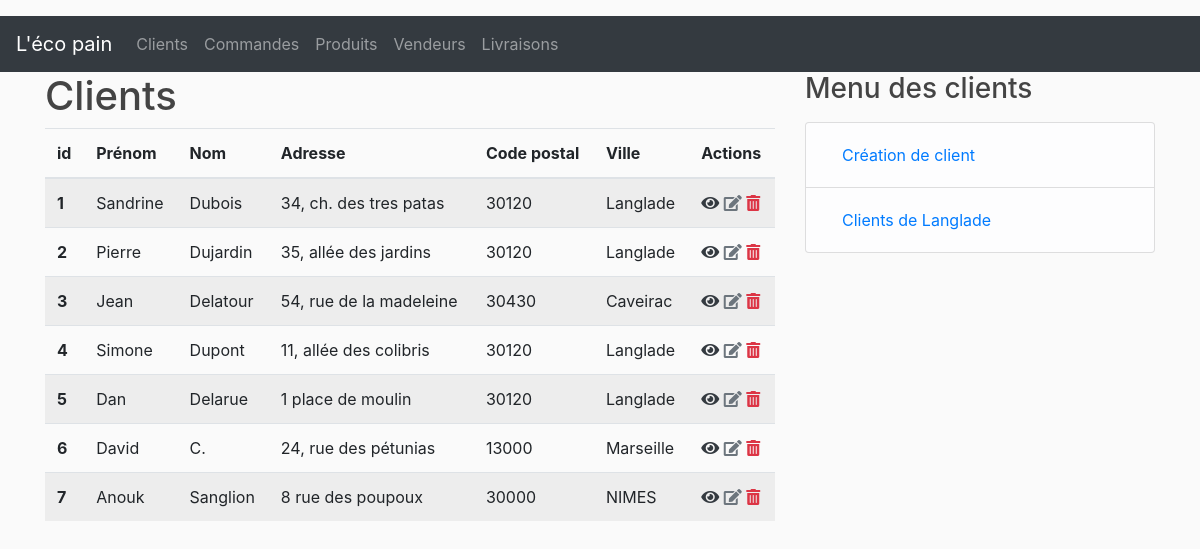
Page /customers on the committed database.
### lecopain/dao/models.py (models this page shows, shortened)
class Customer(db.Model)        :
    __tablename__               = 'customers'
    id                          = db.Column(db.Integer, primary_key                             = True)
    firstname                   = db.Column(db.String(50), nullable                             = False)
    lastname                    = db.Column(db.String(50), nullable                             = False)
    address                     = db.Column(db.String(200))
    cp                          = db.Column(db.String(20))
    city                        = db.Column(db.String(50))
    email                       = db.Column(db.String(200), nullable                            = False)
    created_at                  = db.Column(db.DateTime, nullable                               = False, default = datetime.utcnow)
    orders                      = db.relationship('CustomerOrder', backref                      = 'owner', lazy  = True)

### lecopain/controllers/customer_controller.py (the view)
@customer_page.route("/customers", methods=['GET', 'POST'])
def customers():
    new_orders=[]
    customers = Customer.query.all()
    return render_template('/customers/customers_rest.html', customers=customers, cpt=0)

### lecopain/templates/customers/customers_rest.html
{% extends "layout.html" %}
{% block content %}
<h1>Clients</h1>
    {% set count = O %}
    <table class="table table-striped">
            <thead>
                <tr>
                <th scope="col">id</th>
                <th scope="col">Prénom</th>
                <th scope="col">Nom</th>
                <th scope="col">Adresse</th>
                <th scope="col">Code postal</th>
                <th scope="col">Ville</th>
                <th scope="col">Actions</th>
                </tr>
            </thead>
            <tbody>
            {% for customer in customers %}
                <tr>
                <th scope="row">{{ customer.id }}</th>
                <td>{{ customer.firstname }}</td>
                <td>{{ customer.lastname }}</td>
                <td>{{ customer.address }}</td>
                <td>{{ customer.cp }}</td>
                <td>{{ customer.city }}</td>
                <td><a href="/customers/{{customer.id}}" class="text-dark" alt="Détails"><i class="fas fa-eye"></i></a></span>
                    <a href="/customers/update/{{customer.id}}" class="text-secondary alt="Editer"><i class="fas fa-edit"></i></a>
                    <a href="/customers/update/{{customer.id}}" class="text-danger alt="Supprimer"><i class="fas fa-trash-alt"></i></a>
                </td>
                </tr>
            {%endfor%}
            </tbody>
        </table>
{% endblock %}
{% block right_menu %}
<div class="content-section">
    <h3>Menu des clients</h3>
    <p class='text-muted'>
        <ul class="list-group">
        <li class="list-group-item list-group-item-light">
            <a class="nav-link" href="/customers/new">Création de client</a></li>
        <li class="list-group-item list-group-item-light">
            <a class="nav-link" href="/customers/city/Langlade">Clients de Langlade</a></li>
        </ul>
    </p>
</div>
{% endblock %}

### lecopain/static/main.css (style rules this page uses)
body { background: #fafafa; color: #333333; margin-top: 1rem; }
h1, h2, h3, h4, h5, h6 { color:#444444; }

### rows in the picture
Customer: id "1", firstname "Sandrine", lastname "Dubois", address "34, ch. des tres patas", cp "30120", city "Langlade"
Customer: id "2", firstname "Pierre", lastname "Dujardin", address "35, allée des jardins", cp "30120", city "Langlade"
Customer: id "3", firstname "Jean", lastname "Delatour", address "54, rue de la madeleine", cp "30430", city "Caveirac"
Customer: id "4", firstname "Simone", lastname "Dupont", address "11, allée des colibris", cp "30120", city "Langlade"
Customer: id "5", firstname "Dan", lastname "Delarue", address "1 place de moulin", cp "30120", city "Langlade"
Customer: id "6", firstname "David", lastname "C.", address "24, rue des pétunias", cp "13000", city "Marseille"
Customer: id "7", firstname "Anouk", lastname "Sanglion", address "8 rue des poupoux", cp "30000", city "NIMES"
